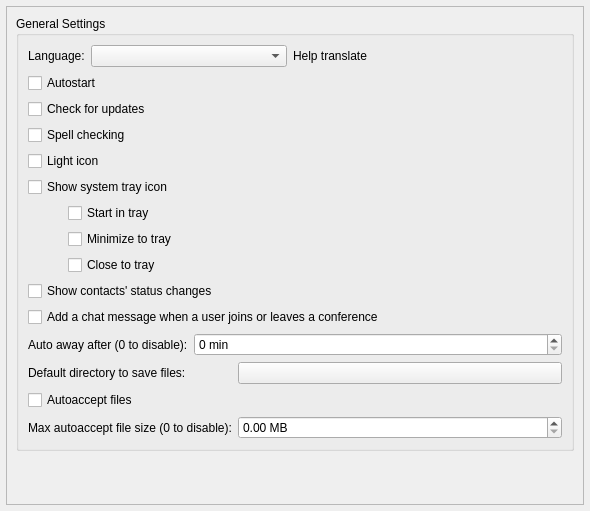
<?xml version="1.0" encoding="UTF-8"?>
<ui version="4.0">
 <class>GeneralSettings</class>
 <widget class="QWidget" name="GeneralSettings">
  <property name="geometry">
   <rect>
    <x>0</x>
    <y>0</y>
    <width>590</width>
    <height>511</height>
   </rect>
  </property>
  <property name="windowTitle">
   <string notr="true">{{general settings}}</string>
  </property>
  <layout class="QVBoxLayout" name="verticalLayout_2">
   <property name="leftMargin">
    <number>6</number>
   </property>
   <property name="topMargin">
    <number>6</number>
   </property>
   <property name="rightMargin">
    <number>6</number>
   </property>
   <property name="bottomMargin">
    <number>6</number>
   </property>
   <item>
    <widget class="VerticalOnlyScroller" name="scrollArea">
     <property name="widgetResizable">
      <bool>true</bool>
     </property>
     <property name="alignment">
      <set>Qt::AlignmentFlag::AlignLeading|Qt::AlignmentFlag::AlignLeft|Qt::AlignmentFlag::AlignTop</set>
     </property>
     <widget class="QWidget" name="scrollAreaWidgetContents">
      <property name="geometry">
       <rect>
        <x>0</x>
        <y>0</y>
        <width>576</width>
        <height>510</height>
       </rect>
      </property>
      <layout class="QVBoxLayout" name="verticalLayout_4" stretch="0,0">
       <property name="spacing">
        <number>32</number>
       </property>
       <property name="topMargin">
        <number>9</number>
       </property>
       <item alignment="Qt::AlignmentFlag::AlignTop">
        <widget class="QGroupBox" name="generalGroup">
         <property name="title">
          <string>General Settings</string>
         </property>
         <layout class="QVBoxLayout" name="verticalLayout_3">
          <item>
           <layout class="QHBoxLayout" name="generalLayout">
            <item>
             <widget class="QLabel" name="transLabel">
              <property name="toolTip">
               <string>The translation may not load until qTox restarts.</string>
              </property>
              <property name="text">
               <string>Language:</string>
              </property>
             </widget>
            </item>
            <item>
             <widget class="QComboBox" name="transComboBox">
              <property name="sizePolicy">
               <sizepolicy hsizetype="Expanding" vsizetype="Fixed">
                <horstretch>0</horstretch>
                <verstretch>0</verstretch>
               </sizepolicy>
              </property>
              <property name="toolTip">
               <string>The translation may not load until qTox restarts.</string>
              </property>
             </widget>
            </item>
            <item>
             <widget class="QLabel" name="transWeblate">
              <property name="toolTip">
               <string>Click here if you find errors in a translation and would like to help fix it.</string>
              </property>
              <property name="text">
               <string>Help translate</string>
              </property>
              <property name="openExternalLinks">
               <bool>true</bool>
              </property>
             </widget>
            </item>
            <item>
             <spacer name="generalSpacer">
              <property name="orientation">
               <enum>Qt::Orientation::Horizontal</enum>
              </property>
              <property name="sizeHint" stdset="0">
               <size>
                <width>40</width>
                <height>20</height>
               </size>
              </property>
             </spacer>
            </item>
           </layout>
          </item>
          <item>
           <layout class="QVBoxLayout" name="startupLayout">
            <item>
             <widget class="QCheckBox" name="cbAutorun">
              <property name="toolTip">
               <string>Start qTox on operating system startup (current profile).</string>
              </property>
              <property name="text">
               <string>Autostart</string>
              </property>
             </widget>
            </item>
            <item>
             <widget class="QCheckBox" name="checkUpdates">
              <property name="text">
               <string>Check for updates</string>
              </property>
             </widget>
            </item>
           </layout>
          </item>
          <item>
           <layout class="QVBoxLayout" name="verticalLayout_6">
            <item>
             <widget class="QCheckBox" name="cbSpellChecking">
              <property name="text">
               <string>Spell checking</string>
              </property>
             </widget>
            </item>
            <item>
             <widget class="QCheckBox" name="lightTrayIcon">
              <property name="sizePolicy">
               <sizepolicy hsizetype="Minimum" vsizetype="Minimum">
                <horstretch>0</horstretch>
                <verstretch>0</verstretch>
               </sizepolicy>
              </property>
              <property name="toolTip">
               <string comment="toolTip for light icon setting">Enable light tray icon.</string>
              </property>
              <property name="text">
               <string>Light icon</string>
              </property>
             </widget>
            </item>
            <item>
             <widget class="QCheckBox" name="showSystemTray">
              <property name="enabled">
               <bool>true</bool>
              </property>
              <property name="sizePolicy">
               <sizepolicy hsizetype="Minimum" vsizetype="Minimum">
                <horstretch>0</horstretch>
                <verstretch>0</verstretch>
               </sizepolicy>
              </property>
              <property name="text">
               <string>Show system tray icon</string>
              </property>
             </widget>
            </item>
            <item>
             <layout class="QVBoxLayout" name="verticalLayout_8">
              <property name="leftMargin">
               <number>40</number>
              </property>
              <item>
               <widget class="QCheckBox" name="startInTray">
                <property name="sizePolicy">
                 <sizepolicy hsizetype="Minimum" vsizetype="Minimum">
                  <horstretch>0</horstretch>
                  <verstretch>0</verstretch>
                 </sizepolicy>
                </property>
                <property name="toolTip">
                 <string comment="toolTip for Start in tray setting">qTox will start minimized in tray.</string>
                </property>
                <property name="text">
                 <string>Start in tray</string>
                </property>
               </widget>
              </item>
              <item>
               <widget class="QCheckBox" name="minimizeToTray">
                <property name="sizePolicy">
                 <sizepolicy hsizetype="Minimum" vsizetype="Minimum">
                  <horstretch>0</horstretch>
                  <verstretch>0</verstretch>
                 </sizepolicy>
                </property>
                <property name="toolTip">
                 <string comment="toolTip for minimize to tray setting">After pressing minimize (_) qTox will minimize to tray,
instead of system taskbar.</string>
                </property>
                <property name="text">
                 <string>Minimize to tray</string>
                </property>
               </widget>
              </item>
              <item>
               <widget class="QCheckBox" name="closeToTray">
                <property name="sizePolicy">
                 <sizepolicy hsizetype="Minimum" vsizetype="Minimum">
                  <horstretch>0</horstretch>
                  <verstretch>0</verstretch>
                 </sizepolicy>
                </property>
                <property name="toolTip">
                 <string comment="toolTip for close to tray setting">After pressing close (X) qTox will close to tray,
instead of closing entirely.</string>
                </property>
                <property name="text">
                 <string>Close to tray</string>
                </property>
               </widget>
              </item>
             </layout>
            </item>
            <item>
             <widget class="QCheckBox" name="statusChanges">
              <property name="text">
               <string>Show contacts' status changes</string>
              </property>
             </widget>
            </item>
            <item>
             <widget class="QCheckBox" name="conferenceJoinLeaveMessages">
              <property name="text">
               <string>Add a chat message when a user joins or leaves a conference</string>
              </property>
             </widget>
            </item>
           </layout>
          </item>
          <item>
           <layout class="QHBoxLayout" name="autoAwayLayout">
            <item>
             <widget class="QLabel" name="autoAwayLabel">
              <property name="toolTip">
               <string>Your status is changed to Away after set period of inactivity.</string>
              </property>
              <property name="layoutDirection">
               <enum>Qt::LayoutDirection::LeftToRight</enum>
              </property>
              <property name="text">
               <string>Auto away after (0 to disable):</string>
              </property>
             </widget>
            </item>
            <item>
             <widget class="QSpinBox" name="autoAwaySpinBox">
              <property name="sizePolicy">
               <sizepolicy hsizetype="Expanding" vsizetype="Fixed">
                <horstretch>0</horstretch>
                <verstretch>0</verstretch>
               </sizepolicy>
              </property>
              <property name="toolTip">
               <string>Set to 0 to disable</string>
              </property>
              <property name="showGroupSeparator" stdset="0">
               <bool>true</bool>
              </property>
              <property name="suffix">
               <string> min</string>
              </property>
              <property name="minimum">
               <number>0</number>
              </property>
              <property name="maximum">
               <number>2147483647</number>
              </property>
             </widget>
            </item>
           </layout>
          </item>
          <item>
           <layout class="QFormLayout" name="formLayout_2">
            <property name="leftMargin">
             <number>0</number>
            </property>
            <item row="2" column="0">
             <widget class="QLabel" name="label">
              <property name="text">
               <string>Default directory to save files:</string>
              </property>
             </widget>
            </item>
            <item row="2" column="1">
             <widget class="QPushButton" name="autoSaveFilesDir">
              <property name="sizePolicy">
               <sizepolicy hsizetype="Expanding" vsizetype="Fixed">
                <horstretch>0</horstretch>
                <verstretch>0</verstretch>
               </sizepolicy>
              </property>
              <property name="toolTip">
               <string>Set where files will be saved.</string>
              </property>
             </widget>
            </item>
            <item row="3" column="0">
             <widget class="QCheckBox" name="autoacceptFiles">
              <property name="sizePolicy">
               <sizepolicy hsizetype="Minimum" vsizetype="Minimum">
                <horstretch>0</horstretch>
                <verstretch>0</verstretch>
               </sizepolicy>
              </property>
              <property name="toolTip">
               <string comment="autoaccept cb tooltip">You can set this on a per-friend basis by right clicking individual friends.</string>
              </property>
              <property name="text">
               <string>Autoaccept files</string>
              </property>
             </widget>
            </item>
            <item row="4" column="0">
             <widget class="QLabel" name="maxAutoAcceptSizeLabel">
              <property name="text">
               <string>Max autoaccept file size (0 to disable):</string>
              </property>
             </widget>
            </item>
            <item row="4" column="1">
             <widget class="QDoubleSpinBox" name="maxAutoAcceptSizeMB">
              <property name="suffix">
               <string> MB</string>
              </property>
             </widget>
            </item>
           </layout>
          </item>
         </layout>
        </widget>
       </item>
       <item>
        <spacer name="verticalSpacer">
         <property name="orientation">
          <enum>Qt::Orientation::Vertical</enum>
         </property>
         <property name="sizeHint" stdset="0">
          <size>
           <width>20</width>
           <height>40</height>
          </size>
         </property>
        </spacer>
       </item>
      </layout>
     </widget>
    </widget>
   </item>
  </layout>
 </widget>
 <customwidgets>
  <customwidget>
   <class>VerticalOnlyScroller</class>
   <extends>QScrollArea</extends>
   <header>src/widget/form/settings/verticalonlyscroller.h</header>
   <container>1</container>
  </customwidget>
 </customwidgets>
 <tabstops>
  <tabstop>scrollArea</tabstop>
  <tabstop>transComboBox</tabstop>
  <tabstop>cbAutorun</tabstop>
  <tabstop>checkUpdates</tabstop>
  <tabstop>lightTrayIcon</tabstop>
  <tabstop>showSystemTray</tabstop>
  <tabstop>startInTray</tabstop>
  <tabstop>minimizeToTray</tabstop>
  <tabstop>closeToTray</tabstop>
  <tabstop>statusChanges</tabstop>
  <tabstop>conferenceJoinLeaveMessages</tabstop>
  <tabstop>autoAwaySpinBox</tabstop>
  <tabstop>autoSaveFilesDir</tabstop>
  <tabstop>autoacceptFiles</tabstop>
 </tabstops>
 <resources/>
 <connections>
  <connection>
   <sender>showSystemTray</sender>
   <signal>toggled(bool)</signal>
   <receiver>closeToTray</receiver>
   <slot>setEnabled(bool)</slot>
   <hints>
    <hint type="sourcelabel">
     <x>205</x>
     <y>146</y>
    </hint>
    <hint type="destinationlabel">
     <x>224</x>
     <y>178</y>
    </hint>
   </hints>
  </connection>
  <connection>
   <sender>showSystemTray</sender>
   <signal>toggled(bool)</signal>
   <receiver>minimizeToTray</receiver>
   <slot>setEnabled(bool)</slot>
   <hints>
    <hint type="sourcelabel">
     <x>180</x>
     <y>144</y>
    </hint>
    <hint type="destinationlabel">
     <x>359</x>
     <y>178</y>
    </hint>
   </hints>
  </connection>
  <connection>
   <sender>showSystemTray</sender>
   <signal>toggled(bool)</signal>
   <receiver>startInTray</receiver>
   <slot>setEnabled(bool)</slot>
   <hints>
    <hint type="sourcelabel">
     <x>105</x>
     <y>144</y>
    </hint>
    <hint type="destinationlabel">
     <x>119</x>
     <y>177</y>
    </hint>
   </hints>
  </connection>
 </connections>
</ui>
